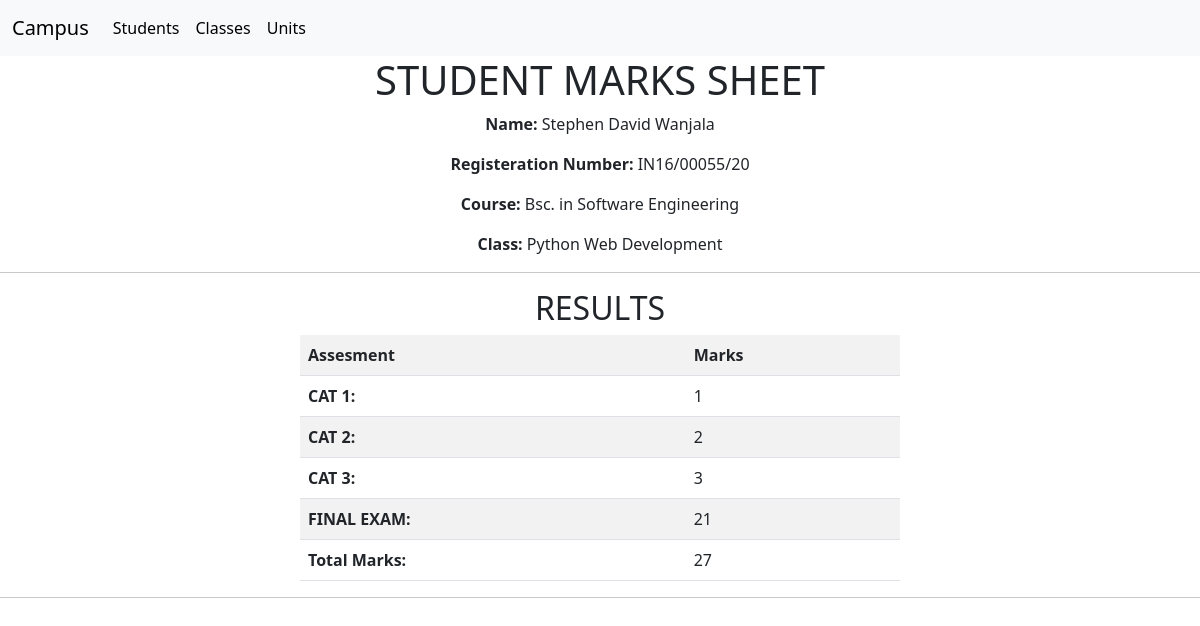
Page /student/marksheet/1/1 on the earlier database version.
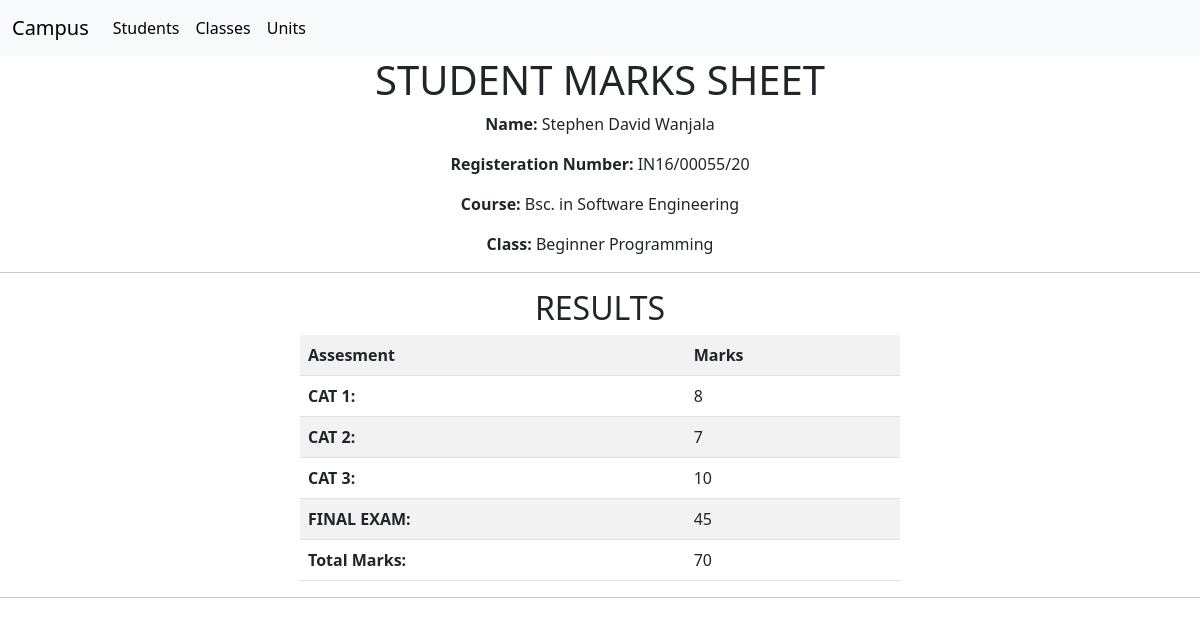
Same page on the later database version.
### Class/models.py (models this page shows)
class ClassEnrollment(models.Model):
    id = models.AutoField(primary_key=True)
    class_name = models.CharField(max_length=100)
    student_reg_no = models.CharField(max_length=100)
    cat1 = models.DecimalField(max_digits=5, decimal_places=0)
    cat2 = models.DecimalField(max_digits=5, decimal_places=0)
    cat3 = models.DecimalField(max_digits=5, decimal_places=0)
    final_exam = models.DecimalField(max_digits=5, decimal_places=0)

### students/views.py (the view)
# urls.py: path("student/marksheet/<int:student_id>/<int:class_id>", generate_mark_sheet, name="generate_mark_sheet"),
def generate_mark_sheet( request, student_id, class_id):
    try:
        current_student = Student.objects.get(id=student_id)
        current_class = ClassEnrollment.objects.get(id=class_id)
        total_marks = current_class.cat1+ current_class.cat2+current_class.cat3+current_class.final_exam
    except ClassEnrollment.DoesNotExist:
        all_enrolled_classes = None
    context = {'classes' : current_class, 'student':current_student, 'total_marks':total_marks}
    return render(request, 'marksheet.html', context)

### students/templates/marksheet.html (shortened to what this page needs)
{% extends 'base.html' %}
{% block content %}
<div style="text-align:center">
    <h1> STUDENT MARKS SHEET </h1>
    <p><b>Name:</b> {{ student.name }}</p>
    <p><b>Registeration Number:</b> {{ student.registeration_number}}</p>
    <p><b>Course:</b> {{ student.major_course_of_study}}</p>
    <p><b>Class: </b>{{classes.class_name}}</p>
</div>
<hr>
<h2 style="text-align:center"> RESULTS</h2>
    <table class="table table-striped"  style="width:50%;margin:auto;">
        <tr>
            <th><b>Assesment </b></th>
            <th><b>Marks</b></th>
        </tr>
        <tr>
            <td> <b>CAT 1: </b></td>
            <td> {{classes.cat1}} </td>
        </tr>
        <tr>
            <td> <b>CAT 2:</b> </td>
            <td> {{classes.cat2}} </td>
        </tr>
        <tr>
            <td> <b>CAT 3: </b></td>
            <td> {{classes.cat3}} </td>
        </tr>
        <tr>
            <td> <b>FINAL EXAM:</b></td>
            <td> {{classes.final_exam}} </td>
        </tr>
        <tr>
            <td><b> Total Marks: </b></td>
            <td> {{ total_marks }} </td>
        </tr>
    </table>
    <hr>
{% endblock%}

Differences in the rows shown:
changed ClassEnrollment: class_name "Python Web Development" → "Beginner Programming"; cat1 "1" → "8"; cat2 "2" → "7"; cat3 "3" → "10"; final_exam "21" → "45"
Other differences:
{{ total_marks }}: "27" → "70"
